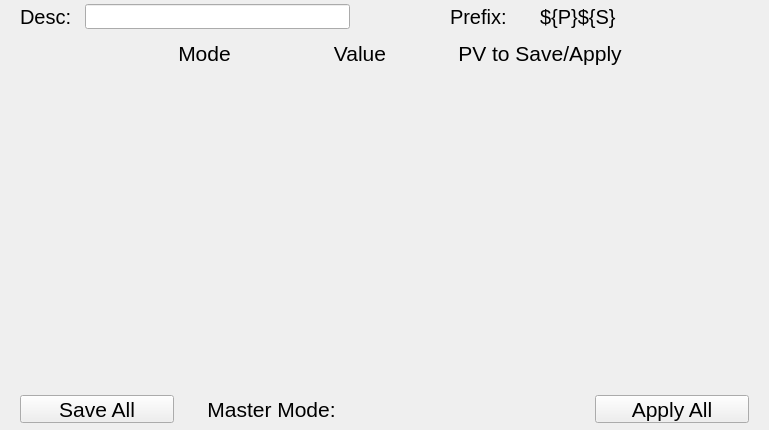
<?xml version="1.0" ?>
<ui version="4.0">
  <class>Dialog</class>
  <widget class="PyDMFrame" name="screen">
    <property name="geometry">
      <rect>
        <x>552</x>
        <y>43</y>
        <width>769</width>
        <height>430</height>
      </rect>
    </property>
    <property name="minimumSize">
      <size>
        <width>769</width>
        <height>430</height>
      </size>
    </property>
    <property name="styleSheet">
      <string notr="true">PyDMFrame#screen {
  color: rgb(0, 0, 0);
  background-color: rgb(187, 187, 187);
  }</string>
    </property>
    <property name="windowTitle">
      <string>genericState10x</string>
    </property>
    <layout class="QGridLayout" name="gridLayout" columnstretch="20,60,5,46,43,25,79,37,29,6,55,25,20,85,5,29,26,55,96,3,20" rowstretch="4,25,11,27,8,26,5,26,5,26,5,26,5,26,5,26,5,26,5,26,5,26,5,26,15,28,7">
      <property name="leftMargin">
        <number>0</number>
      </property>
      <property name="topMargin">
        <number>0</number>
      </property>
      <property name="rightMargin">
        <number>0</number>
      </property>
      <property name="bottomMargin">
        <number>0</number>
      </property>
      <property name="horizontalSpacing">
        <number>0</number>
      </property>
      <property name="verticalSpacing">
        <number>0</number>
      </property>
      <item row="1" column="15" colspan="4">
        <widget class="PyDMDrawingRectangle" name="rectangle">
          <property name="geometry">
            <rect>
              <x>540</x>
              <y>4</y>
              <width>206</width>
              <height>25</height>
            </rect>
          </property>
          <property name="sizePolicy">
            <sizepolicy hsizetype="Ignored" vsizetype="Ignored">
              <horstretch>0</horstretch>
              <verstretch>0</verstretch>
            </sizepolicy>
          </property>
          <property name="brush" stdset="0">
            <brush brushstyle="SolidPattern">
              <color alpha="255">
                <red>218</red>
                <green>218</green>
                <blue>218</blue>
              </color>
            </brush>
          </property>
          <property name="penStyle" stdset="0">
            <enum>Qt::SolidLine</enum>
          </property>
          <property name="penColor" stdset="0">
            <color>
              <red>218</red>
              <green>218</green>
              <blue>218</blue>
            </color>
          </property>
          <property name="penWidth" stdset="0">
            <double>0</double>
          </property>
          <property name="penCapStyle" stdset="0">
            <enum>Qt::FlatCap</enum>
          </property>
          <property name="toolTip">
            <string>rectangle</string>
          </property>
        </widget>
      </item>
      <item row="3" column="4" colspan="3">
        <widget class="QLabel" name="text">
          <property name="geometry">
            <rect>
              <x>131</x>
              <y>40</y>
              <width>147</width>
              <height>27</height>
            </rect>
          </property>
          <property name="sizePolicy">
            <sizepolicy hsizetype="Ignored" vsizetype="Ignored">
              <horstretch>0</horstretch>
              <verstretch>0</verstretch>
            </sizepolicy>
          </property>
          <property name="text">
            <string>Mode</string>
          </property>
          <property name="font">
            <font>
              <pointsize>16</pointsize>
            </font>
          </property>
          <property name="brush" stdset="0">
            <brush brushstyle="SolidPattern">
              <color alpha="255">
                <red>0</red>
                <green>0</green>
                <blue>0</blue>
              </color>
            </brush>
          </property>
          <property name="toolTip">
            <string>text</string>
          </property>
          <property name="alignment">
            <set>Qt::AlignCenter</set>
          </property>
          <property name="styleSheet">
            <string notr="true">QLabel#text {
  color: rgb(0, 0, 0);
  }</string>
          </property>
        </widget>
      </item>
      <item row="3" column="8" colspan="3">
        <widget class="QLabel" name="text_1">
          <property name="geometry">
            <rect>
              <x>315</x>
              <y>40</y>
              <width>90</width>
              <height>27</height>
            </rect>
          </property>
          <property name="sizePolicy">
            <sizepolicy hsizetype="Ignored" vsizetype="Ignored">
              <horstretch>0</horstretch>
              <verstretch>0</verstretch>
            </sizepolicy>
          </property>
          <property name="text">
            <string>Value</string>
          </property>
          <property name="font">
            <font>
              <pointsize>16</pointsize>
            </font>
          </property>
          <property name="brush" stdset="0">
            <brush brushstyle="SolidPattern">
              <color alpha="255">
                <red>0</red>
                <green>0</green>
                <blue>0</blue>
              </color>
            </brush>
          </property>
          <property name="toolTip">
            <string>text_1</string>
          </property>
          <property name="alignment">
            <set>Qt::AlignCenter</set>
          </property>
          <property name="styleSheet">
            <string notr="true">QLabel#text_1 {
  color: rgb(0, 0, 0);
  }</string>
          </property>
        </widget>
      </item>
      <item row="3" column="12" colspan="6">
        <widget class="QLabel" name="text_2">
          <property name="geometry">
            <rect>
              <x>430</x>
              <y>40</y>
              <width>220</width>
              <height>27</height>
            </rect>
          </property>
          <property name="sizePolicy">
            <sizepolicy hsizetype="Ignored" vsizetype="Ignored">
              <horstretch>0</horstretch>
              <verstretch>0</verstretch>
            </sizepolicy>
          </property>
          <property name="text">
            <string>PV to Save/Apply</string>
          </property>
          <property name="font">
            <font>
              <pointsize>16</pointsize>
            </font>
          </property>
          <property name="brush" stdset="0">
            <brush brushstyle="SolidPattern">
              <color alpha="255">
                <red>0</red>
                <green>0</green>
                <blue>0</blue>
              </color>
            </brush>
          </property>
          <property name="toolTip">
            <string>text_2</string>
          </property>
          <property name="alignment">
            <set>Qt::AlignCenter</set>
          </property>
          <property name="styleSheet">
            <string notr="true">QLabel#text_2 {
  color: rgb(0, 0, 0);
  }</string>
          </property>
        </widget>
      </item>
      <item row="5" column="1" colspan="19">
        <widget class="PyDMEmbeddedDisplay" name="composite">
          <property name="geometry">
            <rect>
              <x>20</x>
              <y>75</y>
              <width>729</width>
              <height>26</height>
            </rect>
          </property>
          <property name="sizePolicy">
            <sizepolicy hsizetype="Ignored" vsizetype="Ignored">
              <horstretch>0</horstretch>
              <verstretch>0</verstretch>
            </sizepolicy>
          </property>
          <property name="toolTip">
            <string>composite</string>
          </property>
          <property name="filename" stdset="0">
            <string>genericState.ui</string>
          </property>
          <property name="macros" stdset="0">
            <string>P=${P},S=${S},N=${N1}</string>
          </property>
        </widget>
      </item>
      <item row="7" column="1" colspan="19">
        <widget class="PyDMEmbeddedDisplay" name="composite_1">
          <property name="geometry">
            <rect>
              <x>20</x>
              <y>106</y>
              <width>729</width>
              <height>26</height>
            </rect>
          </property>
          <property name="sizePolicy">
            <sizepolicy hsizetype="Ignored" vsizetype="Ignored">
              <horstretch>0</horstretch>
              <verstretch>0</verstretch>
            </sizepolicy>
          </property>
          <property name="toolTip">
            <string>composite_1</string>
          </property>
          <property name="filename" stdset="0">
            <string>genericState.ui</string>
          </property>
          <property name="macros" stdset="0">
            <string>P=${P},S=${S},N=${N2}</string>
          </property>
        </widget>
      </item>
      <item row="9" column="1" colspan="19">
        <widget class="PyDMEmbeddedDisplay" name="composite_2">
          <property name="geometry">
            <rect>
              <x>20</x>
              <y>137</y>
              <width>729</width>
              <height>26</height>
            </rect>
          </property>
          <property name="sizePolicy">
            <sizepolicy hsizetype="Ignored" vsizetype="Ignored">
              <horstretch>0</horstretch>
              <verstretch>0</verstretch>
            </sizepolicy>
          </property>
          <property name="toolTip">
            <string>composite_2</string>
          </property>
          <property name="filename" stdset="0">
            <string>genericState.ui</string>
          </property>
          <property name="macros" stdset="0">
            <string>P=${P},S=${S},N=${N3}</string>
          </property>
        </widget>
      </item>
      <item row="11" column="1" colspan="19">
        <widget class="PyDMEmbeddedDisplay" name="composite_3">
          <property name="geometry">
            <rect>
              <x>20</x>
              <y>168</y>
              <width>729</width>
              <height>26</height>
            </rect>
          </property>
          <property name="sizePolicy">
            <sizepolicy hsizetype="Ignored" vsizetype="Ignored">
              <horstretch>0</horstretch>
              <verstretch>0</verstretch>
            </sizepolicy>
          </property>
          <property name="toolTip">
            <string>composite_3</string>
          </property>
          <property name="filename" stdset="0">
            <string>genericState.ui</string>
          </property>
          <property name="macros" stdset="0">
            <string>P=${P},S=${S},N=${N4}</string>
          </property>
        </widget>
      </item>
      <item row="13" column="1" colspan="19">
        <widget class="PyDMEmbeddedDisplay" name="composite_4">
          <property name="geometry">
            <rect>
              <x>20</x>
              <y>199</y>
              <width>729</width>
              <height>26</height>
            </rect>
          </property>
          <property name="sizePolicy">
            <sizepolicy hsizetype="Ignored" vsizetype="Ignored">
              <horstretch>0</horstretch>
              <verstretch>0</verstretch>
            </sizepolicy>
          </property>
          <property name="toolTip">
            <string>composite_4</string>
          </property>
          <property name="filename" stdset="0">
            <string>genericState.ui</string>
          </property>
          <property name="macros" stdset="0">
            <string>P=${P},S=${S},N=${N5}</string>
          </property>
        </widget>
      </item>
      <item row="1" column="13">
        <widget class="QLabel" name="text_3">
          <property name="geometry">
            <rect>
              <x>450</x>
              <y>4</y>
              <width>85</width>
              <height>25</height>
            </rect>
          </property>
          <property name="sizePolicy">
            <sizepolicy hsizetype="Ignored" vsizetype="Ignored">
              <horstretch>0</horstretch>
              <verstretch>0</verstretch>
            </sizepolicy>
          </property>
          <property name="text">
            <string>Prefix:</string>
          </property>
          <property name="font">
            <font>
              <pointsize>15</pointsize>
            </font>
          </property>
          <property name="brush" stdset="0">
            <brush brushstyle="SolidPattern">
              <color alpha="255">
                <red>0</red>
                <green>0</green>
                <blue>0</blue>
              </color>
            </brush>
          </property>
          <property name="toolTip">
            <string>text_3</string>
          </property>
          <property name="alignment">
            <set>Qt::AlignLeading|Qt::AlignLeft|Qt::AlignVCenter</set>
          </property>
          <property name="styleSheet">
            <string notr="true">QLabel#text_3 {
  color: rgb(0, 0, 0);
  }</string>
          </property>
        </widget>
      </item>
      <item row="1" column="3" colspan="7">
        <widget class="PyDMLineEdit" name="text_entry">
          <property name="geometry">
            <rect>
              <x>85</x>
              <y>4</y>
              <width>265</width>
              <height>25</height>
            </rect>
          </property>
          <property name="sizePolicy">
            <sizepolicy hsizetype="Ignored" vsizetype="Ignored">
              <horstretch>0</horstretch>
              <verstretch>0</verstretch>
            </sizepolicy>
          </property>
          <property name="channel" stdset="0">
            <string>ca://${P}${S}${G}desc</string>
          </property>
          <property name="toolTip">
            <string>${P}${S}${G}desc</string>
          </property>
          <property name="displayFormat" stdset="0">
            <enum>PyDMLineEdit::String</enum>
          </property>
          <property name="font">
            <font>
              <pointsize>15</pointsize>
            </font>
          </property>
          <property name="styleSheet">
            <string notr="true">PyDMLineEdit#text_entry {
  color: rgb(0, 0, 0);
  background-color: rgb(218, 218, 218);
  border: 1px solid black;
  margin: 0px;
  padding: 0px;
  spacing: 0px;
  }</string>
          </property>
        </widget>
      </item>
      <item row="1" column="1">
        <widget class="QLabel" name="text_4">
          <property name="geometry">
            <rect>
              <x>20</x>
              <y>4</y>
              <width>60</width>
              <height>25</height>
            </rect>
          </property>
          <property name="sizePolicy">
            <sizepolicy hsizetype="Ignored" vsizetype="Ignored">
              <horstretch>0</horstretch>
              <verstretch>0</verstretch>
            </sizepolicy>
          </property>
          <property name="text">
            <string>Desc:</string>
          </property>
          <property name="font">
            <font>
              <pointsize>15</pointsize>
            </font>
          </property>
          <property name="brush" stdset="0">
            <brush brushstyle="SolidPattern">
              <color alpha="255">
                <red>0</red>
                <green>0</green>
                <blue>0</blue>
              </color>
            </brush>
          </property>
          <property name="toolTip">
            <string>text_4</string>
          </property>
          <property name="alignment">
            <set>Qt::AlignLeading|Qt::AlignLeft|Qt::AlignVCenter</set>
          </property>
          <property name="styleSheet">
            <string notr="true">QLabel#text_4 {
  color: rgb(0, 0, 0);
  }</string>
          </property>
        </widget>
      </item>
      <item row="1" column="15" colspan="4">
        <widget class="QLabel" name="text_5">
          <property name="geometry">
            <rect>
              <x>540</x>
              <y>4</y>
              <width>206</width>
              <height>25</height>
            </rect>
          </property>
          <property name="sizePolicy">
            <sizepolicy hsizetype="Ignored" vsizetype="Ignored">
              <horstretch>0</horstretch>
              <verstretch>0</verstretch>
            </sizepolicy>
          </property>
          <property name="text">
            <string>${P}${S}</string>
          </property>
          <property name="font">
            <font>
              <pointsize>15</pointsize>
            </font>
          </property>
          <property name="brush" stdset="0">
            <brush brushstyle="SolidPattern">
              <color alpha="255">
                <red>0</red>
                <green>0</green>
                <blue>0</blue>
              </color>
            </brush>
          </property>
          <property name="toolTip">
            <string>text_5</string>
          </property>
          <property name="alignment">
            <set>Qt::AlignLeading|Qt::AlignLeft|Qt::AlignVCenter</set>
          </property>
          <property name="styleSheet">
            <string notr="true">QLabel#text_5 {
  color: rgb(0, 0, 0);
  }</string>
          </property>
        </widget>
      </item>
      <item row="25" column="17" colspan="3">
        <widget class="PyDMPushButton" name="message_button">
          <property name="geometry">
            <rect>
              <x>595</x>
              <y>395</y>
              <width>154</width>
              <height>28</height>
            </rect>
          </property>
          <property name="sizePolicy">
            <sizepolicy hsizetype="Ignored" vsizetype="Ignored">
              <horstretch>0</horstretch>
              <verstretch>0</verstretch>
            </sizepolicy>
          </property>
          <property name="text">
            <string>Apply All</string>
          </property>
          <property name="font">
            <font>
              <pointsize>16</pointsize>
            </font>
          </property>
          <property name="toolTip">
            <string>${P}${S}${G}apply</string>
          </property>
          <property name="channel" stdset="0">
            <string>ca://${P}${S}${G}apply</string>
          </property>
          <property name="pressValue" stdset="0">
            <string>1</string>
          </property>
          <property name="styleSheet">
            <string notr="true">PyDMPushButton#message_button {
  color: rgb(0, 0, 0);
  background-color: rgb(0, 216, 0);
  }</string>
          </property>
        </widget>
      </item>
      <item row="25" column="1" colspan="4">
        <widget class="PyDMPushButton" name="message_button_1">
          <property name="geometry">
            <rect>
              <x>20</x>
              <y>395</y>
              <width>154</width>
              <height>28</height>
            </rect>
          </property>
          <property name="sizePolicy">
            <sizepolicy hsizetype="Ignored" vsizetype="Ignored">
              <horstretch>0</horstretch>
              <verstretch>0</verstretch>
            </sizepolicy>
          </property>
          <property name="text">
            <string>Save All</string>
          </property>
          <property name="font">
            <font>
              <pointsize>16</pointsize>
            </font>
          </property>
          <property name="toolTip">
            <string>${P}${S}${G}save</string>
          </property>
          <property name="channel" stdset="0">
            <string>ca://${P}${S}${G}save</string>
          </property>
          <property name="pressValue" stdset="0">
            <string>1</string>
          </property>
          <property name="styleSheet">
            <string notr="true">PyDMPushButton#message_button_1 {
  color: rgb(0, 0, 0);
  background-color: rgb(253, 0, 0);
  }</string>
          </property>
        </widget>
      </item>
      <item row="25" column="10" colspan="6">
        <widget class="PyDMEnumButton" name="choice_button">
          <property name="geometry">
            <rect>
              <x>350</x>
              <y>395</y>
              <width>219</width>
              <height>28</height>
            </rect>
          </property>
          <property name="sizePolicy">
            <sizepolicy hsizetype="Ignored" vsizetype="Ignored">
              <horstretch>0</horstretch>
              <verstretch>0</verstretch>
            </sizepolicy>
          </property>
          <property name="toolTip">
            <string>${P}${S}${G}mode</string>
          </property>
          <property name="channel" stdset="0">
            <string>ca://${P}${S}${G}mode</string>
          </property>
          <property name="font">
            <font>
              <pointsize>16</pointsize>
            </font>
          </property>
          <property name="orientation" stdset="0">
            <number>1</number>
          </property>
          <property name="horizontalSpacing" stdset="0">
            <number>0</number>
          </property>
          <property name="verticalSpacing" stdset="0">
            <number>0</number>
          </property>
          <property name="marginTop" stdset="0">
            <number>0</number>
          </property>
          <property name="marginBottom" stdset="0">
            <number>0</number>
          </property>
          <property name="marginLeft" stdset="0">
            <number>0</number>
          </property>
          <property name="marginRight" stdset="0">
            <number>0</number>
          </property>
          <property name="styleSheet">
            <string notr="true">PyDMEnumButton#choice_button {
  color: rgb(0, 0, 0);
  background-color: rgb(200, 200, 200);
  margin: 0px;
  padding: 0px;
  min-width: 0px;
  min-height: 0px;
  }
QPushButton {
  color: rgb(0, 0, 0);
  background-color: rgb(200, 200, 200);
  margin: 0px;
  padding: 0px;
  min-width: 0px;
  min-height: 0px;
  }</string>
          </property>
        </widget>
      </item>
      <item row="25" column="6" colspan="3">
        <widget class="QLabel" name="text_6">
          <property name="geometry">
            <rect>
              <x>199</x>
              <y>395</y>
              <width>145</width>
              <height>28</height>
            </rect>
          </property>
          <property name="sizePolicy">
            <sizepolicy hsizetype="Ignored" vsizetype="Ignored">
              <horstretch>0</horstretch>
              <verstretch>0</verstretch>
            </sizepolicy>
          </property>
          <property name="text">
            <string>Master Mode:</string>
          </property>
          <property name="font">
            <font>
              <pointsize>16</pointsize>
            </font>
          </property>
          <property name="brush" stdset="0">
            <brush brushstyle="SolidPattern">
              <color alpha="255">
                <red>0</red>
                <green>0</green>
                <blue>0</blue>
              </color>
            </brush>
          </property>
          <property name="toolTip">
            <string>text_6</string>
          </property>
          <property name="alignment">
            <set>Qt::AlignCenter</set>
          </property>
          <property name="styleSheet">
            <string notr="true">QLabel#text_6 {
  color: rgb(0, 0, 0);
  }</string>
          </property>
        </widget>
      </item>
      <item row="15" column="1" colspan="19">
        <widget class="PyDMEmbeddedDisplay" name="composite_5">
          <property name="geometry">
            <rect>
              <x>20</x>
              <y>230</y>
              <width>729</width>
              <height>26</height>
            </rect>
          </property>
          <property name="sizePolicy">
            <sizepolicy hsizetype="Ignored" vsizetype="Ignored">
              <horstretch>0</horstretch>
              <verstretch>0</verstretch>
            </sizepolicy>
          </property>
          <property name="toolTip">
            <string>composite_5</string>
          </property>
          <property name="filename" stdset="0">
            <string>genericState.ui</string>
          </property>
          <property name="macros" stdset="0">
            <string>P=${P},S=${S},N=${N6}</string>
          </property>
        </widget>
      </item>
      <item row="17" column="1" colspan="19">
        <widget class="PyDMEmbeddedDisplay" name="composite_6">
          <property name="geometry">
            <rect>
              <x>20</x>
              <y>261</y>
              <width>729</width>
              <height>26</height>
            </rect>
          </property>
          <property name="sizePolicy">
            <sizepolicy hsizetype="Ignored" vsizetype="Ignored">
              <horstretch>0</horstretch>
              <verstretch>0</verstretch>
            </sizepolicy>
          </property>
          <property name="toolTip">
            <string>composite_6</string>
          </property>
          <property name="filename" stdset="0">
            <string>genericState.ui</string>
          </property>
          <property name="macros" stdset="0">
            <string>P=${P},S=${S},N=${N7}</string>
          </property>
        </widget>
      </item>
      <item row="19" column="1" colspan="19">
        <widget class="PyDMEmbeddedDisplay" name="composite_7">
          <property name="geometry">
            <rect>
              <x>20</x>
              <y>292</y>
              <width>729</width>
              <height>26</height>
            </rect>
          </property>
          <property name="sizePolicy">
            <sizepolicy hsizetype="Ignored" vsizetype="Ignored">
              <horstretch>0</horstretch>
              <verstretch>0</verstretch>
            </sizepolicy>
          </property>
          <property name="toolTip">
            <string>composite_7</string>
          </property>
          <property name="filename" stdset="0">
            <string>genericState.ui</string>
          </property>
          <property name="macros" stdset="0">
            <string>P=${P},S=${S},N=${N8}</string>
          </property>
        </widget>
      </item>
      <item row="21" column="1" colspan="19">
        <widget class="PyDMEmbeddedDisplay" name="composite_8">
          <property name="geometry">
            <rect>
              <x>20</x>
              <y>323</y>
              <width>729</width>
              <height>26</height>
            </rect>
          </property>
          <property name="sizePolicy">
            <sizepolicy hsizetype="Ignored" vsizetype="Ignored">
              <horstretch>0</horstretch>
              <verstretch>0</verstretch>
            </sizepolicy>
          </property>
          <property name="toolTip">
            <string>composite_8</string>
          </property>
          <property name="filename" stdset="0">
            <string>genericState.ui</string>
          </property>
          <property name="macros" stdset="0">
            <string>P=${P},S=${S},N=${N9}</string>
          </property>
        </widget>
      </item>
      <item row="23" column="1" colspan="19">
        <widget class="PyDMEmbeddedDisplay" name="composite_9">
          <property name="geometry">
            <rect>
              <x>20</x>
              <y>354</y>
              <width>729</width>
              <height>26</height>
            </rect>
          </property>
          <property name="sizePolicy">
            <sizepolicy hsizetype="Ignored" vsizetype="Ignored">
              <horstretch>0</horstretch>
              <verstretch>0</verstretch>
            </sizepolicy>
          </property>
          <property name="toolTip">
            <string>composite_9</string>
          </property>
          <property name="filename" stdset="0">
            <string>genericState.ui</string>
          </property>
          <property name="macros" stdset="0">
            <string>P=${P},S=${S},N=${N10}</string>
          </property>
        </widget>
      </item>
    </layout>
    <zorder>rectangle</zorder>
    <zorder>text</zorder>
    <zorder>text_1</zorder>
    <zorder>text_2</zorder>
    <zorder>composite</zorder>
    <zorder>composite_1</zorder>
    <zorder>composite_2</zorder>
    <zorder>composite_3</zorder>
    <zorder>composite_4</zorder>
    <zorder>text_3</zorder>
    <zorder>text_entry</zorder>
    <zorder>text_4</zorder>
    <zorder>text_5</zorder>
    <zorder>message_button</zorder>
    <zorder>message_button_1</zorder>
    <zorder>choice_button</zorder>
    <zorder>text_6</zorder>
    <zorder>composite_5</zorder>
    <zorder>composite_6</zorder>
    <zorder>composite_7</zorder>
    <zorder>composite_8</zorder>
    <zorder>composite_9</zorder>
  </widget>
  <customwidgets>
    <customwidget>
      <class>PyDMDrawingRectangle</class>
      <extends>QWidget</extends>
      <header>pydm.widgets.drawing</header>
    </customwidget>
    <customwidget>
      <class>PyDMLabel</class>
      <extends>QLabel</extends>
      <header>pydm.widgets.label</header>
    </customwidget>
    <customwidget>
      <class>PyDMEmbeddedDisplay</class>
      <extends>QFrame</extends>
      <header>pydm.widgets.embedded_display</header>
    </customwidget>
    <customwidget>
      <class>PyDMLineEdit</class>
      <extends>QLineEdit</extends>
      <header>pydm.widgets.line_edit</header>
    </customwidget>
    <customwidget>
      <class>PyDMPushButton</class>
      <extends>QPushButton</extends>
      <header>pydm.widgets.pushbutton</header>
    </customwidget>
    <customwidget>
      <class>PyDMEnumButton</class>
      <extends>QWidget</extends>
      <header>pydm.widgets.enum_button</header>
    </customwidget>
    <customwidget>
      <class>PyDMFrame</class>
      <extends>QFrame</extends>
      <header>pydm.widgets.frame</header>
    </customwidget>
  </customwidgets>
</ui>
